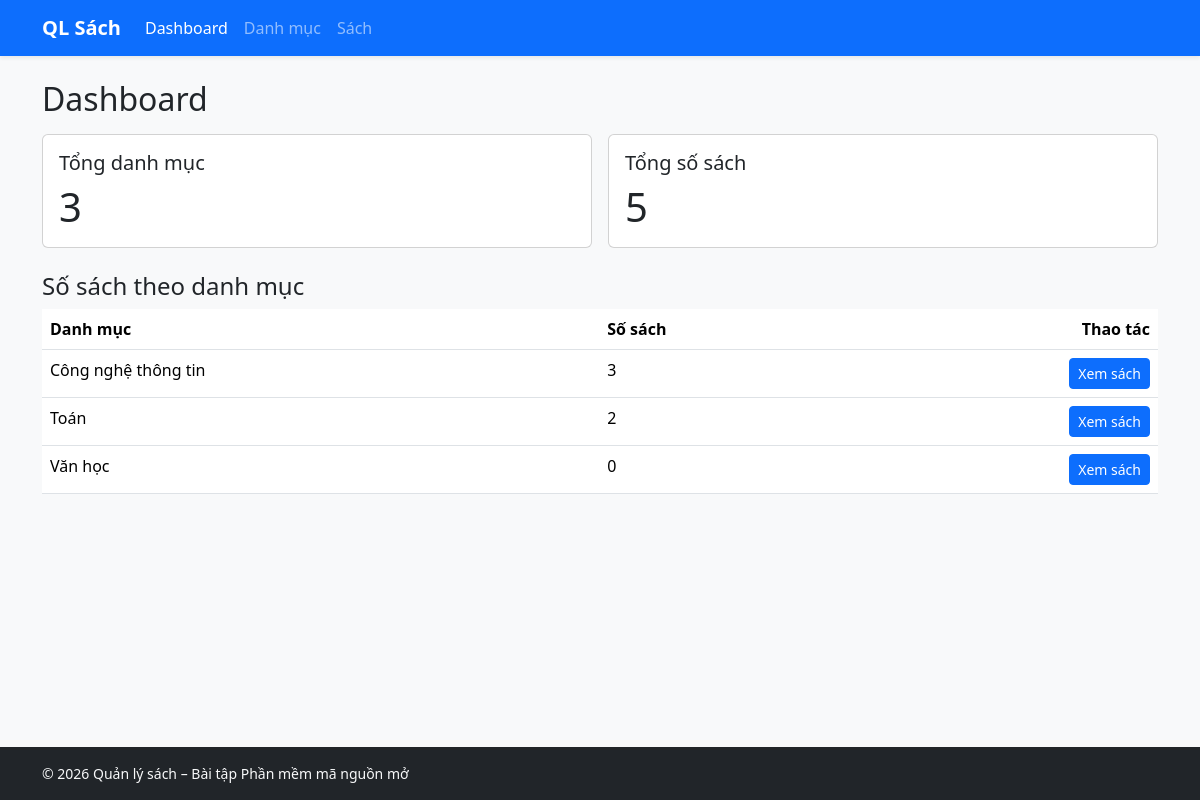
/dashboard, run on the app's committed database.
### app.py (models this page shows, shortened)
class Category(db.Model):
    id: Mapped[int] = mapped_column(primary_key = True)
    name: Mapped[str] = mapped_column(String(100),unique=True)

### app.py (the view)
@app.get("/")
@app.get("/dashboard")
def dashboard():
    tong_danh_muc = db.session.scalar(db.select(func.count(Category.id)))
    tong_sach = db.session.scalar(db.select(func.count(Book.id)))
    sach_theo_danh_muc = db.session.execute(
        db.select(Category.id, Category.name, func.count(Book.id))
        .outerjoin(Book, Book.category_id == Category.id)
        .group_by(Category.id, Category.name)
        .order_by(Category.name)
    ).all()
    return render_template(
        "dashboard.html",
        tong_danh_muc=tong_danh_muc,
        tong_sach=tong_sach,
        sach_theo_danh_muc=sach_theo_danh_muc,
    )

### templates/dashboard.html (shortened to what this page needs)
{% extends "base.html" %}
{% block content %}
{% include "_navbar.html" %}
<div class="container py-4">
    <h2 class="mb-3">Dashboard</h2>
    <div class="row g-3 mb-4">
        <div class="col-md-6">
            <div class="card card-body">
                <h5>Tổng danh mục</h5>
                <p class="display-6 mb-0">{{ tong_danh_muc }}</p>
            </div>
        </div>
        <div class="col-md-6">
            <div class="card card-body">
                <h5>Tổng số sách</h5>
                <p class="display-6 mb-0">{{ tong_sach }}</p>
            </div>
        </div>
    </div>
    <h4>Số sách theo danh mục</h4>
    <div class="table-responsive">
    <table class="table table-hover">
        <thead>
            <tr>
                <th>Danh mục</th>
                <th>Số sách</th>
                <th class="text-end">Thao tác</th>
            </tr>
        </thead>
        <tbody>
            {% for cat_id, cat_name, so_sach in sach_theo_danh_muc %}
                <tr>
                    <td>{{ cat_name }}</td>
                    <td>{{ so_sach }}</td>
                    <td class="text-end text-nowrap">
                        <a href="{{ url_for('xem_sach', category_id=cat_id) }}" class="btn btn-sm btn-primary">Xem sách</a>
                    </td>
                </tr>
            {% else %}
                <tr>
                    <td colspan="3" class="text-center">Chưa có danh mục nào.</td>
                </tr>
            {% endfor %}
        </tbody>
    </table>
    </div>
</div>
{% include "_footer.html" %}
{% endblock %}

### data on the page
Category: name "Công nghệ thông tin", so_sach "3"
Category: name "Toán", id "2"
Category: name "Văn học", so_sach "0"

### other printed values
{{ tong_danh_muc }} "3"
{{ tong_sach }} "5"
